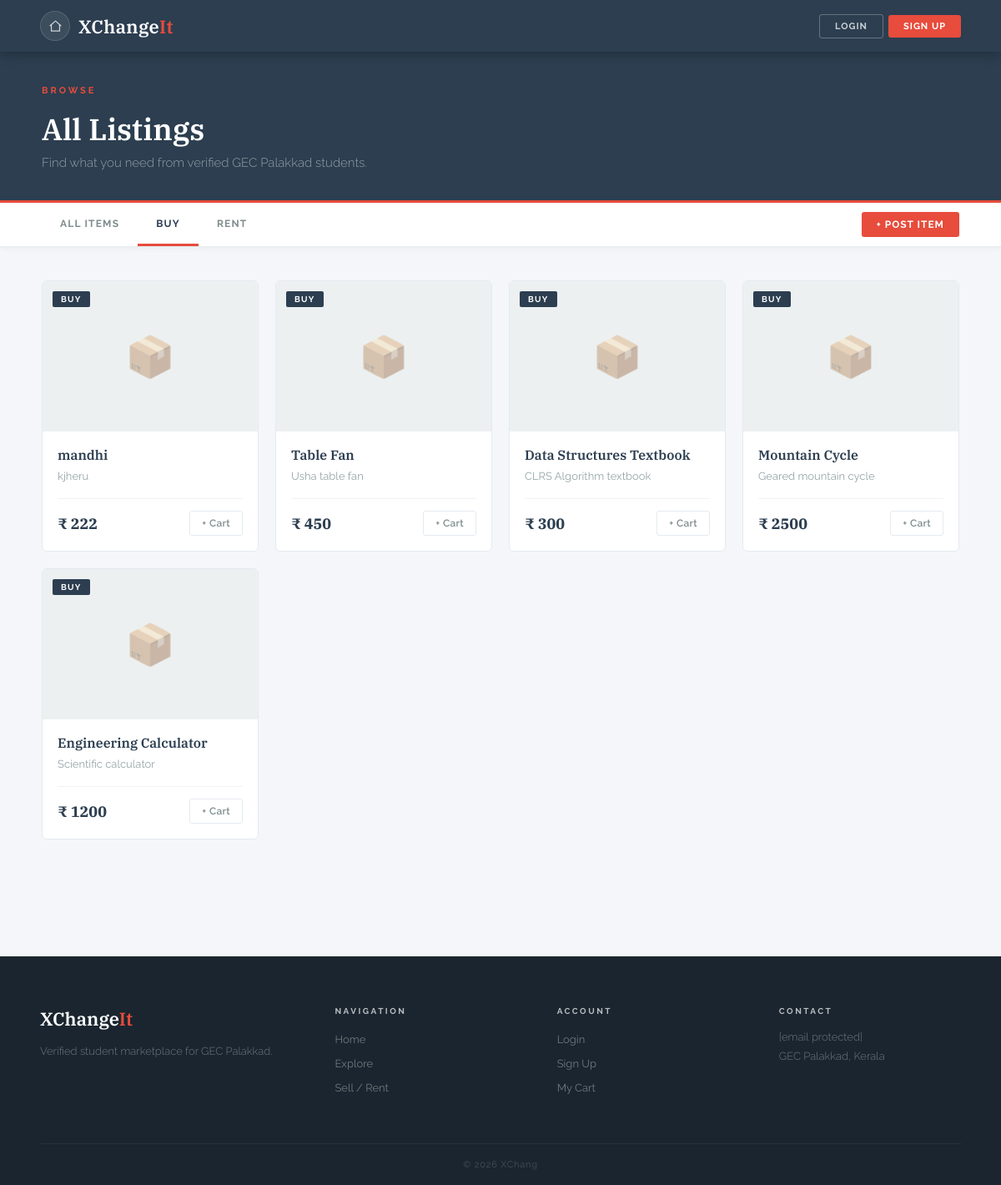
Screenshot of /explore?category=buy with the database file from the repository.
### tables this page shows
CREATE TABLE products (
            id           INTEGER PRIMARY KEY AUTOINCREMENT,
            name         TEXT    NOT NULL,
            price        INTEGER NOT NULL,
            short_desc   TEXT,
            detailed_desc TEXT,
            category     TEXT,
            image1       TEXT,
            image2       TEXT,
            image3       TEXT,
            image4       TEXT,
            image5       TEXT,
            seller       TEXT
        );

### app.py (the view)
@app.route("/explore")
def explore():
    category = request.args.get("category", "all")
    conn = sqlite3.connect(DATABASE)
    c = conn.cursor()
    if category == "buy":
        c.execute("SELECT * FROM products WHERE category='buy' ORDER BY id DESC")
    elif category == "rent":
        c.execute("SELECT * FROM products WHERE category='rent' ORDER BY id DESC")
    else:
        c.execute("SELECT * FROM products ORDER BY id DESC")
    products = c.fetchall()
    conn.close()
    pending = get_pending_count(session.get("user"))
    rent_product_ids = [p[0] for p in products if p[5] == "rent"]
    active_rents = get_active_rents_bulk(rent_product_ids)
    return render_template("explore.html", products=products, category=category,
                           pending_count=pending, active_rents=active_rents)

### app.py (called while the page is built, shortened)
def get_pending_count(username):
    if not username:
        return 0

def get_active_rents_bulk(product_ids):
    if not product_ids:
        return {}

### templates/explore.html (shortened to what this page needs)
<!DOCTYPE html>
<html lang="en">
<head>
  <link rel="stylesheet" href="{{ url_for('static', filename='slate.css') }}">
  <link rel="stylesheet" href="{{ url_for('static', filename='explore.css') }}">
</head>
<body>
<nav class="navbar">
  <div style="display:flex; align-items:center; gap:10px;">
    <a href="{{ url_for('home') }}" class="nav-icon-btn" data-tooltip="Home">
      <svg viewBox="0 0 24 24" width="18" height="18" fill="none" stroke="currentColor" stroke-width="2">
        <path d="M3 11L12 3l9 8"></path>
        <path d="M5 10v10h14V10"></path>
      </svg>
    </a>
    <a href="{{ url_for('home') }}" class="logo">XChange<span>It</span></a>
  </div>
  <div class="nav-right">
    {% if session.get('user') %}
      <a href="{{ url_for('cart') }}" class="nav-icon-btn" data-tooltip="Cart">
        <svg viewBox="0 0 24 24"><path d="M6 2L3 6v14a2 2 0 002 2h14a2 2 0 002-2V6l-3-4z"/><line x1="3" y1="6" x2="21" y2="6"/><path d="M16 10a4 4 0 01-8 0"/></svg>
      </a>
      <a href="{{ url_for('my_listings_chat') }}" class="nav-icon-btn" data-tooltip="Chats">
        <svg viewBox="0 0 24 24"><path d="M21 15a2 2 0 01-2 2H7l-4 4V5a2 2 0 012-2h14a2 2 0 012 2z"/></svg>
        {% if pending_count and pending_count > 0 %}
          <span class="nav-badge">{{ pending_count }}</span>
        {% endif %}
      </a>
      <div class="notif-wrap" id="notifWrap">
        <button class="nav-icon-btn notif-bell-btn" id="notifBell" data-tooltip="Notifications" onclick="toggleNotifPanel(event)" aria-label="Notifications">
          <svg viewBox="0 0 24 24" fill="none" stroke="currentColor" stroke-width="2" stroke-linecap="round" stroke-linejoin="round" width="18" height="18">
            <path d="M18 8A6 6 0 006 8c0 7-3 9-3 9h18s-3-2-3-9"/>
            <path d="M13.73 21a2 2 0 01-3.46 0"/>
          </svg>
          <span class="nav-badge notif-badge" id="notifBadge" style="display:none;"></span>
        </button>
        <div class="notif-panel" id="notifPanel" style="display:none;">
          <div class="notif-panel-header">
            <span>Notifications</span>
            <button class="notif-close-btn" onclick="closeNotifPanel()">&#x2715;</button>
          </div>
          <div class="notif-list" id="notifList">
            <div class="notif-loading">Loading&#8230;</div>
          </div>
        </div>
      </div>
      <a href="{{ url_for('profile') }}" class="nav-icon-btn nav-profile-btn" data-tooltip="{{ session.get('user') }}">
        {{ session.get('user')[0]|upper }}
      </a>
    {% else %}
      <a href="{{ url_for('login') }}" class="btn-nav-ghost">Login</a>
      <a href="{{ url_for('signup') }}" class="btn-nav-fill">Sign Up</a>
    {% endif %}
  </div>
</nav>
<div class="page-header">
  <div class="page-header-inner">
    <span class="overline">Browse</span>
    <h1>All Listings</h1>
    <p>Find what you need from verified GEC Palakkad students.</p>
  </div>
</div>
<div class="filter-bar">
  <div class="filter-inner">
    <div class="filter-tabs">
      <a href="{{ url_for('explore') }}"
         class="filter-tab {% if category=='all' %}active{% endif %}">All Items</a>
      <a href="{{ url_for('explore', category='buy') }}"
         class="filter-tab {% if category=='buy' %}active{% endif %}">Buy</a>
      <a href="{{ url_for('explore', category='rent') }}"
         class="filter-tab {% if category=='rent' %}active{% endif %}">Rent</a>
    </div>
    <a href="{{ url_for('sell') }}" class="btn-nav-fill" style="font-size:12px; padding:8px 18px; border-radius:3px;">+ Post Item</a>
  </div>
</div>
<div class="products-section">
  <div class="products-inner">
    {% if products %}
    <div class="products-grid">
      {% for product in products %}
      <div class="product-card"
           onclick="window.location.href=this.dataset.href" data-href="{{ url_for('product_detail', product_id=product[0]) }}">
        <div class="product-img">
          {% if product[6] %}
            <img src="{{ url_for('static', filename='uploads/' + product[6]) }}" alt="{{ product[1] }}">
          {% else %}
            <div class="product-img-placeholder">
              <span>📦</span>
            </div>
          {% endif %}
          <div class="product-badge {% if product[5]=='rent' %}badge-rent{% else %}badge-buy{% endif %}">
            {{ product[5]|upper if product[5] else 'BUY' }}
          </div>
        </div>
        <div class="product-body">
          <h3>{{ product[1] }}</h3>
          <p class="product-desc">{{ product[3] }}</p>
          <div class="product-footer">
            <span class="product-price">₹ {{ product[2] }}</span>
            {% if product[5] == 'rent' and active_rents.get(product[0]) %}
              <span class="wishlist-btn rented-out-btn" title="Currently rented out">Unavailable</span>
            {% else %}
              <a href="{{ url_for('add_to_cart', product_id=product[0]) }}"
                 class="wishlist-btn"
                 onclick="event.stopPropagation()">+ Cart</a>
            {% endif %}
          </div>
        </div>
      </div>
      {% endfor %}
    </div>
    {% endif %}
  </div>
</div>
<footer class="footer">
  <div class="footer-grid">
    <div class="footer-col">
      <span class="footer-logo">XChange<span>It</span></span>
      <p class="footer-desc">Verified student marketplace for GEC Palakkad.</p>
    </div>
    <div class="footer-col">
      <h4>Navigation</h4>
      <ul>
        <li><a href="{{ url_for('home') }}">Home</a></li>
        <li><a href="{{ url_for('explore') }}">Explore</a></li>
        <li><a href="{{ url_for('sell') }}">Sell / Rent</a></li>
      </ul>
    </div>
    <div class="footer-col">
      <h4>Account</h4>
      <ul>
        <li><a href="{{ url_for('login') }}">Login</a></li>
        <li><a href="{{ url_for('signup') }}">Sign Up</a></li>
        <li><a href="{{ url_for('cart') }}">My Cart</a></li>
      </ul>
    </div>
    <div class="footer-col">
      <h4>Contact</h4>
      <p><a href="/cdn-cgi/l/email-protection" class="__cf_email__" data-cfemail="90e3e5e0e0ffe2e4d0e8f3f8f1fef7f5f9e4bef9fe">[email&#160;protected]</a></p>
      <p>GEC Palakkad, Kerala</p>
    </div>
  </div>
  <div class="footer-bottom">© 2026 XChang
</body>
</html>

### static/slate.css (style rules this page uses)
*, *::before, *::after { box-sizing: border-box; margin: 0; padding: 0; }
html { scroll-behavior: smooth; }
body { font-family: 'Raleway', sans-serif; background: #f4f6f9; color: #2c3e50; min-height: 100vh; }
a { text-decoration: none; color: inherit; }
.navbar { background: #2c3e50; padding: 0 48px; display: flex; align-items: center; justify-content: space-between; height: 62px; position: sticky; top: 0; z-index: 1000; box-shadow: 0 2px 14px rgba(0,0,0,0.3); }
.logo { font-family: 'IBM Plex Serif', serif; font-size: 22px; color: #fff; font-weight: 600; letter-spacing: 0.3px; }
.logo span { color: #e74c3c; }
.nav-right { display: flex; gap: 10px; align-items: center; }
.btn-nav-ghost { padding: 7px 18px; background: transparent; border: 1px solid rgba(255,255,255,0.28); color: rgba(255,255,255,0.75); border-radius: 3px; font-size: 11px; font-weight: 700; letter-spacing: 1px; text-transform: uppercase; cursor: pointer; font-family: 'Raleway', sans-serif; transition: all 0.2s; }
.btn-nav-fill { padding: 7px 18px; background: #e74c3c; border: none; color: #fff; border-radius: 3px; font-size: 11px; font-weight: 700; letter-spacing: 1px; text-transform: uppercase; cursor: pointer; font-family: 'Raleway', sans-serif; transition: opacity 0.2s; }
.overline { font-size: 11px; letter-spacing: 3px; text-transform: uppercase; color: #e74c3c; font-weight: 700; margin-bottom: 16px; display: block; }
.footer { background: #1a252f; padding: 60px 48px 0; margin-top: 80px; }
.footer-grid { display: grid; grid-template-columns: 1.4fr 1fr 1fr 1fr; gap: 48px; padding-bottom: 48px; border-bottom: 1px solid rgba(255,255,255,0.06); }
.footer-logo { font-family: 'IBM Plex Serif', serif; font-size: 22px; color: #fff; font-weight: 600; margin-bottom: 14px; display: block; }
.footer-logo span { color: #e74c3c; }
.footer-desc { color: rgba(255,255,255,0.38); font-size: 13px; line-height: 1.75; font-weight: 300; }
.footer-col h4 { color: rgba(255,255,255,0.7); font-size: 10px; letter-spacing: 2.5px; text-transform: uppercase; font-weight: 700; margin-bottom: 18px; }
.footer-col ul { list-style: none; }
.footer-col ul li { margin-bottom: 10px; }
.footer-col ul li a { color: rgba(255,255,255,0.38); font-size: 13px; transition: color 0.2s; }
.footer-col p { color: rgba(255,255,255,0.38); font-size: 13px; margin-bottom: 8px; font-weight: 300; }
.footer-bottom { text-align: center; padding: 18px 0; color: rgba(255,255,255,0.2); font-size: 11px; letter-spacing: 0.8px; }
.nav-right { display: flex; gap: 6px; align-items: center; }
.nav-icon-btn { position: relative; width: 36px; height: 36px; border-radius: 50%; background: rgba(255,255,255,0.08); border: 1px solid rgba(255,255,255,0.14); display: flex; align-items: center; justify-content: center; color: rgba(255,255,255,0.75); font-size: 16px; cursor: pointer; transition: background 0.2s, border-color 0.2s, color 0.2s; text-decoration: none; flex-shrink: 0; }
.nav-icon-btn svg { width: 17px; height: 17px; stroke: currentColor; fill: none; stroke-width: 1.8; stroke-linecap: round; stroke-linejoin: round; flex-shrink: 0; }
.nav-icon-btn::after { content: attr(data-tooltip); position: absolute; bottom: -32px; left: 50%; transform: translateX(-50%); background: #1a252f; color: rgba(255,255,255,0.8); font-size: 10px; font-weight: 600; letter-spacing: 0.5px; padding: 4px 8px; border-radius: 3px; white-space: nowrap; pointer-events: none; opacity: 0; transition: opacity 0.2s; font-family: 'Raleway', sans-serif; z-index: 9999; }

### rows the page displays
products: category "BUY", name "mandhi", short_desc "kjheru", price "222"
products: category "BUY", name "Table Fan", short_desc "Usha table fan", price "450"
products: category "BUY", name "Data Structures Textbook", short_desc "CLRS Algorithm textbook", price "300"
products: category "BUY", name "Mountain Cycle", short_desc "Geared mountain cycle", price "2500"
products: category "BUY", name "Engineering Calculator", short_desc "Scientific calculator", price "1200"
